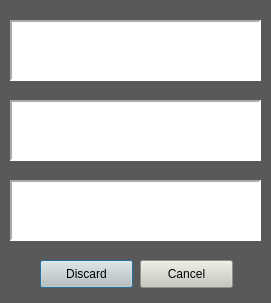
<?xml version="1.0" encoding="UTF-8"?>
<ui version="4.0">
 <class>Dialog</class>
 <widget class="QDialog" name="Dialog">
  <property name="geometry">
   <rect>
    <x>0</x>
    <y>0</y>
    <width>271</width>
    <height>303</height>
   </rect>
  </property>
  <property name="windowTitle">
   <string>Discard Element</string>
  </property>
  <property name="styleSheet">
   <string notr="true">background-color: rgb(89, 89, 89);</string>
  </property>
  <widget class="QPushButton" name="pushButton">
   <property name="geometry">
    <rect>
     <x>40</x>
     <y>260</y>
     <width>93</width>
     <height>28</height>
    </rect>
   </property>
   <property name="styleSheet">
    <string notr="true">background-color: rgb(200, 200, 191);</string>
   </property>
   <property name="text">
    <string>Discard</string>
   </property>
  </widget>
  <widget class="QPushButton" name="pushButton_2">
   <property name="geometry">
    <rect>
     <x>140</x>
     <y>260</y>
     <width>93</width>
     <height>28</height>
    </rect>
   </property>
   <property name="styleSheet">
    <string notr="true">background-color: rgb(200, 200, 191);</string>
   </property>
   <property name="text">
    <string>Cancel</string>
   </property>
  </widget>
  <widget class="QListWidget" name="listWidget">
   <property name="geometry">
    <rect>
     <x>10</x>
     <y>20</y>
     <width>251</width>
     <height>61</height>
    </rect>
   </property>
   <property name="styleSheet">
    <string notr="true">background-color: rgb(255, 255, 255);</string>
   </property>
   <property name="frameShape">
    <enum>QFrame::Panel</enum>
   </property>
   <property name="frameShadow">
    <enum>QFrame::Sunken</enum>
   </property>
   <property name="lineWidth">
    <number>2</number>
   </property>
  </widget>
  <widget class="QListWidget" name="listWidget_2">
   <property name="geometry">
    <rect>
     <x>10</x>
     <y>100</y>
     <width>251</width>
     <height>61</height>
    </rect>
   </property>
   <property name="styleSheet">
    <string notr="true">background-color: rgb(255, 255, 255);</string>
   </property>
   <property name="frameShape">
    <enum>QFrame::Panel</enum>
   </property>
   <property name="frameShadow">
    <enum>QFrame::Sunken</enum>
   </property>
   <property name="lineWidth">
    <number>2</number>
   </property>
  </widget>
  <widget class="QListWidget" name="listWidget_3">
   <property name="geometry">
    <rect>
     <x>10</x>
     <y>180</y>
     <width>251</width>
     <height>61</height>
    </rect>
   </property>
   <property name="styleSheet">
    <string notr="true">background-color: rgb(255, 255, 255);</string>
   </property>
   <property name="frameShape">
    <enum>QFrame::Panel</enum>
   </property>
   <property name="frameShadow">
    <enum>QFrame::Sunken</enum>
   </property>
   <property name="lineWidth">
    <number>2</number>
   </property>
  </widget>
 </widget>
 <resources>
  <include location="microflownlogo.qrc"/>
 </resources>
 <connections/>
</ui>
